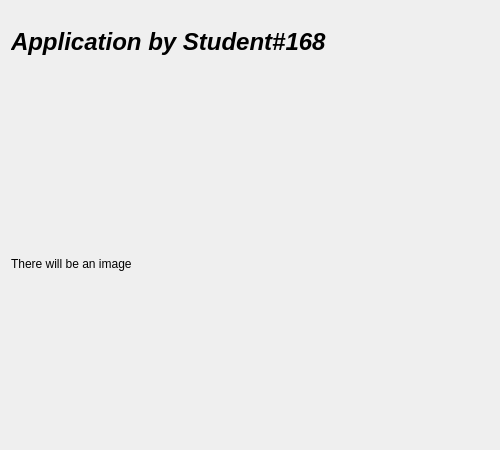
<?xml version="1.0" encoding="UTF-8"?>
<ui version="4.0">
 <class>AboutWindow</class>
 <widget class="QDialog" name="AboutWindow">
  <property name="geometry">
   <rect>
    <x>0</x>
    <y>0</y>
    <width>500</width>
    <height>450</height>
   </rect>
  </property>
  <property name="minimumSize">
   <size>
    <width>500</width>
    <height>450</height>
   </size>
  </property>
  <property name="maximumSize">
   <size>
    <width>500</width>
    <height>450</height>
   </size>
  </property>
  <property name="windowTitle">
   <string>Dialog</string>
  </property>
  <layout class="QVBoxLayout" name="verticalLayout">
   <property name="topMargin">
    <number>0</number>
   </property>
   <item>
    <widget class="QLabel" name="label">
     <property name="font">
      <font>
       <pointsize>18</pointsize>
       <italic>true</italic>
       <bold>true</bold>
      </font>
     </property>
     <property name="text">
      <string>Application by Student#168</string>
     </property>
    </widget>
   </item>
   <item>
    <widget class="QLabel" name="logo">
     <property name="minimumSize">
      <size>
       <width>0</width>
       <height>350</height>
      </size>
     </property>
     <property name="text">
      <string>There will be an image</string>
     </property>
    </widget>
   </item>
  </layout>
 </widget>
 <resources/>
 <connections/>
</ui>
